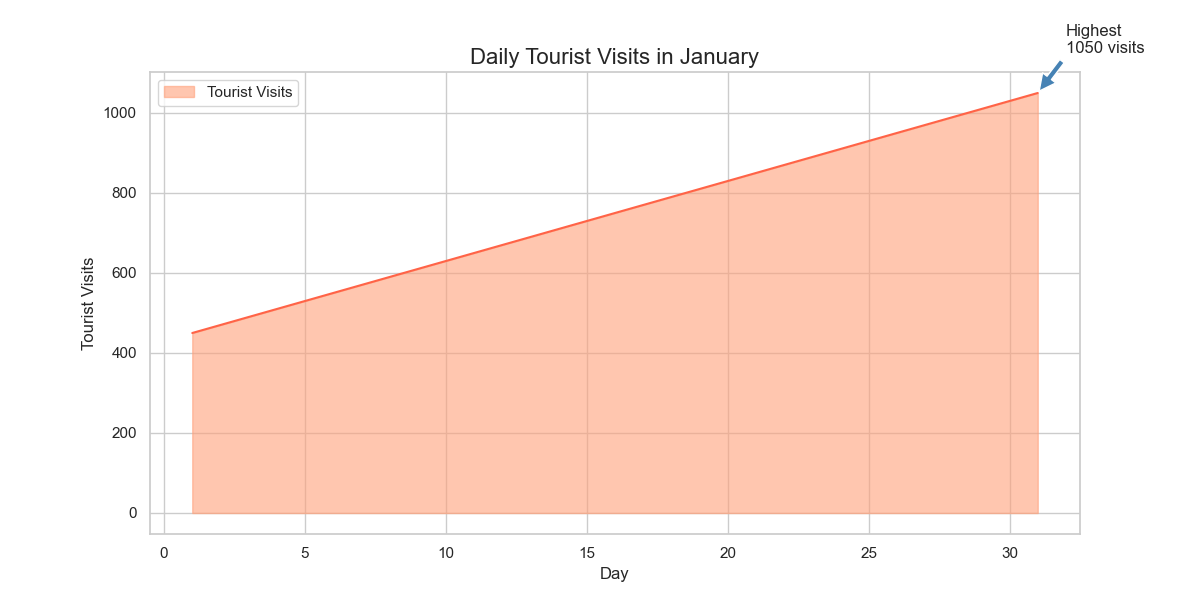

Generate this figure with Python:

import pandas as pd
import matplotlib.pyplot as plt

# Create the DataFrame directly
data = pd.DataFrame({
    'Day': range(1, 32),
    'TouristVisits': [450, 470, 490, 510, 530, 550, 570, 590, 610, 630, 
                      650, 670, 690, 710, 730, 750, 770, 790, 810, 830, 
                      850, 870, 890, 910, 930, 950, 970, 990, 1010, 1030, 1050]
})

plt.figure(figsize=(12, 6))

# Creating an area chart
plt.fill_between(data['Day'], data['TouristVisits'], color="#FFA07A", alpha=0.6, label='Tourist Visits')
plt.plot(data['Day'], data['TouristVisits'], color="#FF6347")

# Annotating the highest tourist visits
highest_visits = data['TouristVisits'].max()
highest_day = data['Day'][data['TouristVisits'].idxmax()]
plt.annotate(f'Highest\n{highest_visits} visits', xy=(highest_day, highest_visits), xytext=(highest_day+1, highest_visits+100),
             arrowprops=dict(facecolor='#4682B4', shrink=0.05))

# Adding chart title and labels
plt.title('Daily Tourist Visits in January', fontsize=16)
plt.xlabel('Day')
plt.ylabel('Tourist Visits')
plt.legend()

# Display the chart
plt.show()
